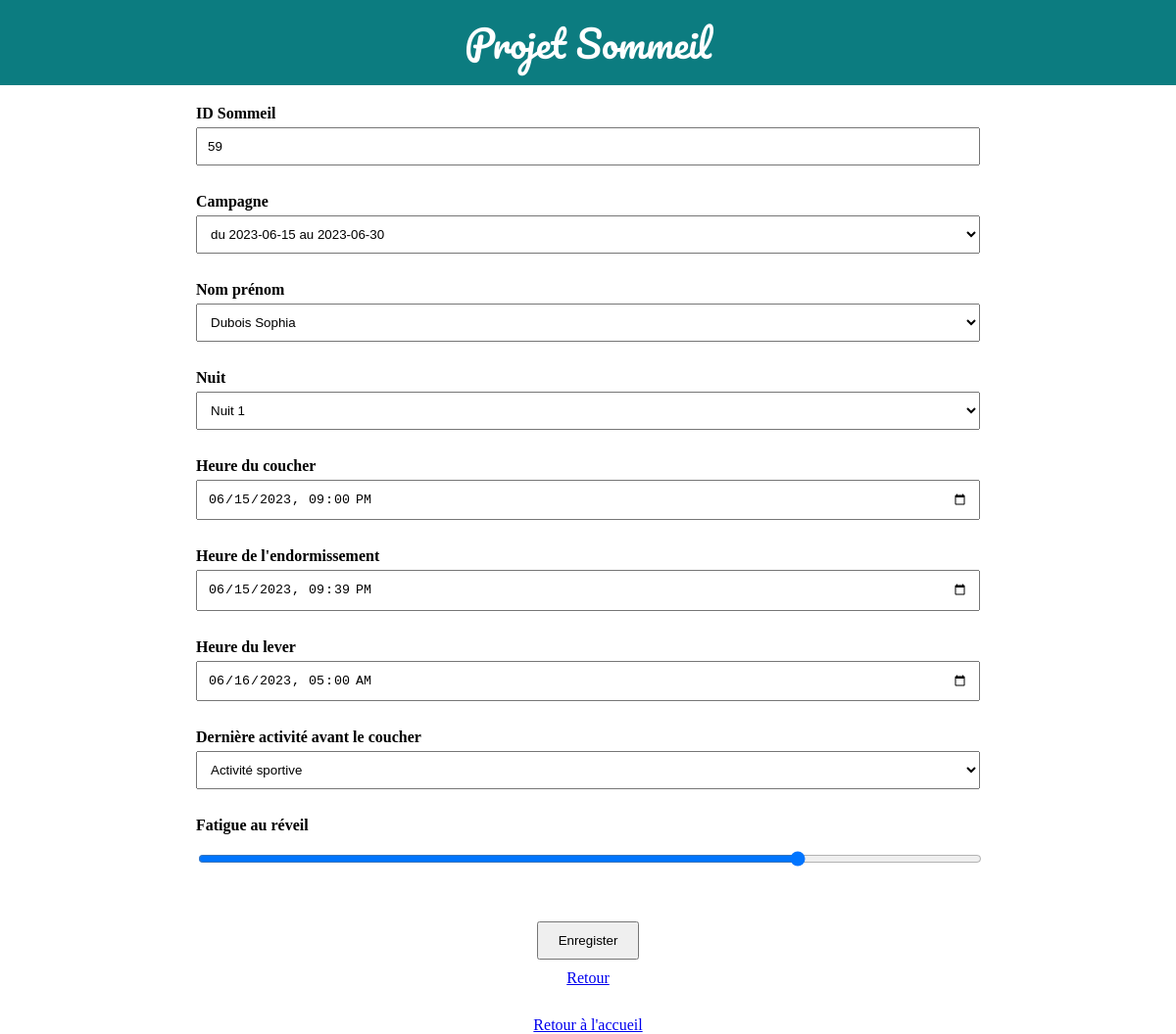
Screenshot of /admin/edit_sommeil.php?id=59 (signed in) with the database file from the repository.
### tables this page shows
CREATE TABLE `sommeil` (
  `id_sommeil` int(11) NOT NULL,
  `id_utilisateur` int(11) NOT NULL,
  `jour` varchar(15) NOT NULL,
  `coucher` datetime NOT NULL,
  `endormissement` datetime NOT NULL,
  `lever` datetime NOT NULL,
  `fatigue` int(11) NOT NULL,
  `activite` int(11) NOT NULL,
  `id_campagne` int(11) DEFAULT NULL,
  `date_creation` datetime DEFAULT current_timestamp() ON UPDATE current_timestamp()
);

CREATE TABLE `utilisateur` (
  `id` int(11) NOT NULL,
  `prenom` varchar(255) NOT NULL,
  `email` varchar(255) NOT NULL,
  `password` varchar(255) NOT NULL,
  `role` int(11) NOT NULL,
  `date_naissance` date NOT NULL,
  `genre` int(11) NOT NULL,
  `internat` tinyint(1) NOT NULL DEFAULT 0,
  `date_creation` datetime NOT NULL DEFAULT current_timestamp(),
  `date_derniere_connexion` datetime NOT NULL DEFAULT current_timestamp(),
  `id_famille` int(11) NOT NULL,
  `admin` tinyint(1) NOT NULL DEFAULT 0
);

CREATE TABLE `famille` (
  `id` int(11) NOT NULL,
  `nom` varchar(25) NOT NULL
);

CREATE TABLE `activite` (
  `id` int(11) NOT NULL,
  `libelle` varchar(100) NOT NULL
);

### bdd.php (called while the page is built, shortened)
<?
function getSommeil($mysqlConnection, $id)
{
	$statment = $mysqlConnection->prepare("SELECT * FROM sommeil where id_sommeil=:id ");
	$statment->execute(["id" => $id]);
	return $statment->fetch();
}
function listeActivites($mysqlConnection)
{
	$activite = null;
	$statment = $mysqlConnection->prepare("SELECT * from activite");
	if ($statment->execute()) {
		$activite = $statment->fetchAll();
	}
	return $activite;
}
function listeUtilisateurs($mysqlConnection)
{
	$users = null;
	$statment = $mysqlConnection->prepare("SELECT utilisateur.id as id,email, nom, prenom, role.libelle as role, genre.libelle as genre, admin, internat, DATEDIFF(CURDATE(), date_naissance) / 365 as age
	from utilisateur
	inner join famille on famille.id = utilisateur.id_famille
	inner join genre on utilisateur.genre = genre.id
	inner join role on role.id=utilisateur.role
	order by nom, prenom");
	if ($statment->execute()) {
		$users = $statment->fetchAll();
	}
	return $users;
}
function listeCampagnes($mysqlConnection)
{
	$campagne = null;
	$statment = $mysqlConnection->prepare("SELECT *,
	CASE  WHEN CURDATE() BETWEEN date_debut AND date_fin THEN 'Oui' ELSE 'Non' END AS is_active  from campagne");
	if ($statment->execute()) {
		$campagne = $statment->fetchAll();
	}
	return $campagne;
}
function nbJours($mysqlConnection)
{
	$statment = $mysqlConnection->prepare("SELECT DATEDIFF(date_fin, date_debut)+1 AS nbJours
	FROM campagne
	WHERE CURDATE() BETWEEN date_debut AND date_fin ");
	$statment->execute();
	return $statment->fetchColumn();
}

### admin/edit_sommeil.php (the view, shortened to what this page needs)
<?
include "verification.php";
$nbJours=0;
if (isset($_GET["id"])) {
    $row = getSommeil($pdo, $_GET["id"]);
    $membres = listeUtilisateurs($pdo);
    $activites = listeActivites($pdo);
    $campagnes = listeCampagnes($pdo);
    $nbJours = nbJours($pdo, $row["id_campagne"]);
}
?>
<!DOCTYPE html>
<html>
<head>
    <link rel="stylesheet" href="../style.css" media="screen" type="text/css" />
</head>
<body>
    <header>Projet Sommeil</header>
    <div id="container">
        <form action="edit_sommeil.php?id=<?= $_GET["id"] ?>" method="POST">
        <label for="id_sommeil">ID Sommeil</label><input readonly="readonly" type="text" name="id_sommeil" id="id_sommeil" value="<?= $row["id_sommeil"];?>" /><br /><br />
        <label for="campagne">Campagne</label>
            <select  name="campagne" id="campagne" required>
                <? foreach($campagnes as $campagne){ ?>
                <option value="<?=$campagne["id_campagne"]?>" <?=($campagne["id_campagne"]==$row["id_campagne"])?"selected=selected":""?>><?="du ".$campagne["date_debut"]." au ".$campagne["date_fin"]?></option>
                <?}?>
            </select><br /><br />
            <label for="nom">Nom prénom</label><select name="id_utilisateur" id="id_utilisateur" required>
				<? foreach ($membres as $membre) { ?>
					<option value="<?= $membre["id"] ?>" <?=($membre["id"]==$row["id_utilisateur"]?"selected":"")?>><?= $membre["nom"]." ".$membre["prenom"] ?></option>
				<? } ?>
			</select><br /><br />
            <label for="jour">Nuit</label>
            <select  name="jour" id="jour" required>
                <? for($i=1; $i<$nbJours+1; $i++){ ?>
                <option value="Nuit <?=$i?>" <?=("Nuit ".$i==$row["jour"])?"selected=selected":""?>>Nuit <?=$i?></option>
                <?}?>
            </select><br /><br />
            <label for="coucher">Heure du coucher</label><input type="datetime-local" name="coucher" id="coucher" value="<?= $row["coucher"]?>" /><br /><br />
			<label for="endormi">Heure de l'endormissement </label><input type="datetime-local" name="endormi" id="endormi" value="<?= $row["endormissement"];?>" /><br /><br />
			<label for="lever">Heure du lever</label><input type="datetime-local" name="lever" id="lever" value="<?= $row["lever"];
																														?>" /><br /><br />
			<label for="activite">Dernière activité avant le coucher</label><select name="activite" id="activite" required>
				<? foreach ($activites as $activite) { ?>
					<option value="<?= $activite["id"] ?>" <?=($activite["id"]==$row["activite"]?"selected=selected":"")?>><?= $activite["libelle"]?></option>
				<? } ?>
			</select><br /><br />
			<label for="fatigue">Fatigue au réveil</label><input type="range" id="fatigue" name="fatigue" min="1" max="10" value="<?=$row["fatigue"]?>" required><br><br /><br />
            <div class="center"><input type="submit" value="Enregister"/><br/><a href="sommeil.php">Retour</a></div>
        </form>
    </div>
    <footer><a href="index.php">Retour à l'accueil</a></footer>
</body>
</html>

### style.css (style rules this page uses)
body { font-family: Cambria, Cochin, Georgia, Times, 'Times New Roman', serif; padding: 0; margin: 0; }
#container { max-width: 800px; margin: 0 auto; padding: 0 20px 20px 20px; }
header { margin: 0 auto; padding: 10px; text-align: center; font-family: 'DotGothic16', 'Pacifico', Cambria, Cochin, Georgia, Times, 'Times New Roman', serif;; font-family: 'Pacifico', cursive; background-color: rgb(12, 124, 128); color:white; font-size: 38px; }
form { margin-top: 20px; }
label { display: block; margin-bottom: 5px; font-weight: bold; }
input, select { width: 100%; padding: 10px; margin-bottom: 10px; box-sizing: border-box; }
input[type="submit"], input[type="reset"], input[type="radio"], input[type="checkbox"] { width: auto; padding: 10px 20px; cursor: pointer; }
div { margin-bottom: 10px; }
footer { text-align: center; }
div .center { text-align: center; }

### rows the page displays
sommeil: id_sommeil "59", campagne "du 2023-06-15 au 2023-06-30", id_utilisateur "Dubois Sophia", jour "Nuit 1", coucher "06/15/2023 21:00", endormi "06/15/2023 21:39", lever "06/16/2023 05:00", activite "Activité sportive", fatigue "8"
